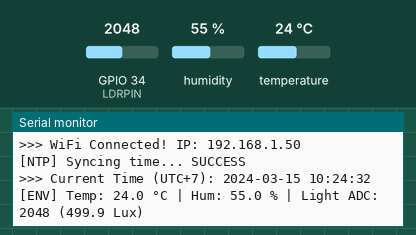
This sketch was run on a simulated ESP32. Shown: the last lines printed to the serial monitor. Inputs (shaded band) come from the test bench; at power-on: humidity 55 %, GPIO 34 (LDRPIN) = 2048, temperature 24 °C. WiFi joins after 1.5 s; servers stay silent unless stated; the local clock reads 2024-03-15 10:24:30 at power-on unless the sketch sets it; random numbers use the default seed unless the sketch sets one; no MQTT or app messages arrive unless stated.

Above: at 4.7 s.
4.8 s: humidity set to 22 %
At 5.4 s:
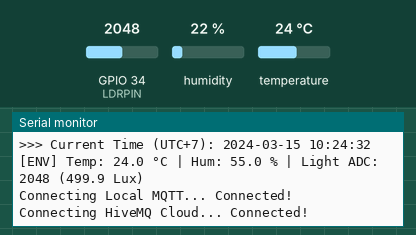
7.2 s: GPIO 34 (LDRPIN) set to 2866
At 9.0 s:
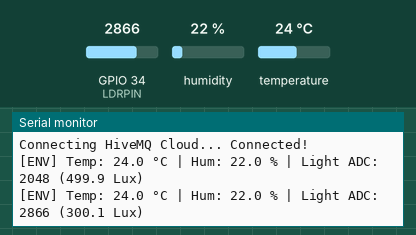
9.6 s: temperature set to 12 °C
At 10.2 s:
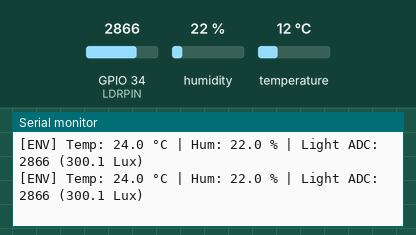
12.0 s: GPIO 34 (LDRPIN) set to 3603
At 14.2 s:
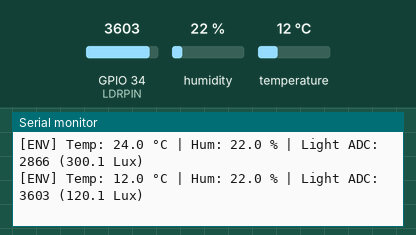
14.4 s: humidity set to 40 %
At 16.3 s:
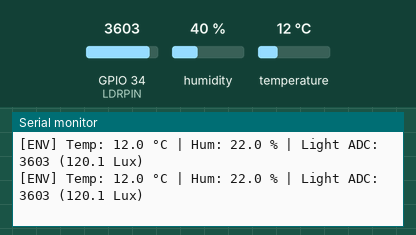
Timing chart, 0 to 17.8 s (numbered marks = the images above; inputs shaded):
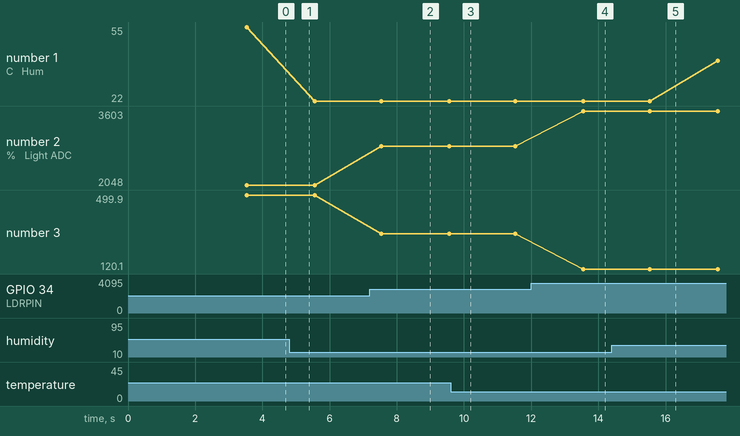

Measured:
- after the input at 7.2 s, the serial monitor: prints a new line after 0.33 s (image 2)
- after the input at 12.0 s, the serial monitor: prints a new line after 1.6 s (image 4)
- plotted number 1: 55 → 22 after the input at 4.8 s, 22 → 40 after the input at 14.4 s
- plotted number 2: 2048 → 2866 after the input at 7.2 s, 2866 → 3603 after the input at 12.0 s
- plotted number 3: 499.9 → 300.1 after the input at 7.2 s, 300.1 → 120.1 after the input at 12.0 s

The sketch:

iot_sensor.ino
```cpp
#include <WiFi.h>
#include <WiFiManager.h>
#include <WiFiClientSecure.h>
#include <PubSubClient.h>
#include <DHT.h>
#include <PZEM004Tv30.h>
#include <time.h>
#include "secrets.h"

// ==========================================
// 1. CONFIGURATION & PINS
// ==========================================
#define DHTPIN       4
#define DHTTYPE      DHT11
#define LDRPIN       34
#define PZEM_RX_PIN  16
#define PZEM_TX_PIN  17

// true = จำลองค่า PZEM (ทดสอบ), false = อ่านค่า PZEM จริง
#define USE_MOCK_PZEM false

// Local MQTT Broker
const char* LOCAL_MQTT_SERVER = "192.168.1.9";
const int   LOCAL_MQTT_PORT   = 1883;
const char* LOCAL_TOPIC       = "iot/sensor";

// NTP / Timezone (UTC+7)
const long  GMT_OFFSET_SEC = 7 * 3600;

// ==========================================
// 2. OBJECTS & GLOBALS
// ==========================================
DHT dht(DHTPIN, DHTTYPE);
HardwareSerial pzemSerial(2);

PZEM004Tv30 pzem1(pzemSerial, PZEM_RX_PIN, PZEM_TX_PIN, 0x01);
PZEM004Tv30 pzem2(pzemSerial, PZEM_RX_PIN, PZEM_TX_PIN, 0x02);
PZEM004Tv30 pzem3(pzemSerial, PZEM_RX_PIN, PZEM_TX_PIN, 0x03);

WiFiClient espLocalClient;
PubSubClient localMqtt(espLocalClient);

WiFiClientSecure espCloudClient;
PubSubClient cloudMqtt(espCloudClient);

// Sensor variables (NAN = ไม่มีข้อมูลที่ใช้ได้)
float temperature = NAN;
float humidity    = NAN;
int   lightADC    = 0;
float lightLux    = 0.0;
uint8_t dhtFailCount = 0;

// Timers
unsigned long lastSensorRead = 0;
unsigned long lastLocalPub   = 0;
unsigned long lastCloudPub   = 0;
unsigned long lastLocalTry   = 0;
unsigned long lastCloudTry   = 0;

const unsigned long readInterval      = 2000;
const unsigned long localInterval     = 60000;
const unsigned long cloudInterval     = 60000;
const unsigned long reconnectInterval = 5000;  // ลองต่อ MQTT ใหม่ทุก 5 วินาที (ไม่บล็อกทุก loop)

// ==========================================
// 3. HELPER FUNCTIONS
// ==========================================

// ADC (inverted: 4095 = มืด) -> Lux แบบประมาณการ ควร calibrate กับ lux meter
float adcToLux(int adcVal) {
  if (adcVal >= 4090) return 0.0;
  float lux = ((4095.0 - adcVal) / 4095.0) * 1000.0;
  return (lux < 0.0) ? 0.0 : lux;
}

bool timeValid() {
  return time(nullptr) > 1700000000;
}

// ซิงก์เวลาด้วย NTP (ทำงานเบื้องหลังต่อเนื่องหลังเรียก configTime)
bool syncTimeNTP(uint32_t timeoutMs = 10000) {
  Serial.print("[NTP] Syncing time... ");
  configTime(GMT_OFFSET_SEC, 0, "pool.ntp.org", "time.google.com", "time.windows.com");
  uint32_t start = millis();
  while (!timeValid() && millis() - start < timeoutMs) delay(200);
  if (timeValid()) {
    Serial.println("SUCCESS");
    return true;
  }
  Serial.println("FAILED (will keep retrying in background)");
  return false;
}

String tsYMD_HMS() {
  struct tm timeinfo;
  if (!timeValid() || !getLocalTime(&timeinfo, 100)) return "";
  char buf[25];
  strftime(buf, sizeof(buf), "%Y-%m-%d %H:%M:%S", &timeinfo);
  return String(buf);
}

String jsonNum(float v, int decimals) {
  return isnan(v) ? String("null") : String(v, decimals);
}

void updateEnvironmentalSensors() {
  float t = dht.readTemperature();
  float h = dht.readHumidity();

  if (isnan(t) || isnan(h)) {
    // ถ้าอ่านพลาดติดกัน 5 ครั้ง ถือว่าเซ็นเซอร์มีปัญหา ไม่ใช้ค่าเก่าค้าง
    if (++dhtFailCount >= 5) { temperature = NAN; humidity = NAN; }
  } else {
    dhtFailCount = 0;
    temperature = t;
    humidity = h;
  }

  lightADC = analogRead(LDRPIN);
  lightLux = adcToLux(lightADC);
}

// ==========================================
// 4. MQTT
// ==========================================
void reconnectLocalMQTT() {
  Serial.print("Connecting Local MQTT... ");
  if (localMqtt.connect("ESP32_Local_Env")) {
    Serial.println("Connected!");
  } else {
    Serial.printf("Failed (rc=%d)\n", localMqtt.state());
  }
}

void reconnectCloudMQTT() {
  Serial.print("Connecting HiveMQ Cloud... ");
  // client id ไม่ซ้ำกันในแต่ละบอร์ด
  String clientId = "ESP32_PZEM_Hub_" + String((uint32_t)ESP.getEfuseMac(), HEX);
  if (cloudMqtt.connect(clientId.c_str(), CLOUD_MQTT_USER, CLOUD_MQTT_PASS)) {
    Serial.println("Connected!");
  } else {
    Serial.printf("Failed (rc=%d)\n", cloudMqtt.state());
  }
}

// ค่าที่อ่านไม่ได้ (NaN) ส่งเป็น -1 เหมือนโค้ดเดิม เพื่อให้ HTML เดิมใช้ได้
void publishCloudNumber(uint8_t id, const char* metric, float val) {
  if (isnan(val)) val = -1.0;
  char topic[100];
  snprintf(topic, sizeof(topic), "ku/engineering/power3phase/data/%u/%s", id, metric);
  char buf[32];
  dtostrf(val, 1, 3, buf);
  cloudMqtt.publish(topic, buf);
}

void publishCloudTimestamp(uint8_t id, const String& ts) {
  char topic[100];
  snprintf(topic, sizeof(topic), "ku/engineering/power3phase/data/%u/timestamp", id);
  cloudMqtt.publish(topic, ts.c_str());
}

void readAndSendPZEM(PZEM004Tv30& p, uint8_t id, const String& ts) {
  float v, i, w, e;  // e ส่งค่าตามที่ไลบรารีให้ (kWh) เหมือนโค้ดเดิม ไม่แปลงหน่วย

  if (USE_MOCK_PZEM) {
    static float mockEnergy[4] = {0, 160.75, 171.25, 181.75};
    v = 220.0 + (random(-30, 30) / 10.0);
    i = 1.000 + (random(0, 4000) / 1000.0);
    w = v * i * 0.95;
    mockEnergy[id] += (w / 1000.0) * (cloudInterval / 3600000.0);  // สะสมตามเวลาจริง
    e = mockEnergy[id];
    Serial.printf("[MOCK] PZEM%u -> V=%.2f I=%.3f P=%.1f E=%.3f\n", id, v, i, w, e);
  } else {
    v = p.voltage(); delay(60);
    i = p.current(); delay(60);
    w = p.power();   delay(60);
    e = p.energy();  delay(60);
    Serial.printf("[REAL] PZEM%u -> V=%.2f I=%.3f P=%.1f E=%.3f\n",
                  id, isnan(v)?-1:v, isnan(i)?-1:i, isnan(w)?-1:w, isnan(e)?-1:e);
  }

  publishCloudTimestamp(id, ts);
  publishCloudNumber(id, "volt", v);
  publishCloudNumber(id, "amp", i);
  publishCloudNumber(id, "watt", w);
  publishCloudNumber(id, "energy_wh", e);
}

// ==========================================
// 5. SETUP
// ==========================================
void setup() {
  Serial.begin(115200);
  delay(1000);
  Serial.println("\n=== ESP32 Multi-Node IoT Hub Starting ===");
  Serial.println(USE_MOCK_PZEM ? ">>> MODE: MOCK PZEM" : ">>> MODE: REAL PZEM");

  dht.begin();
  pinMode(LDRPIN, INPUT);

  WiFi.setAutoReconnect(true);
  WiFiManager wm;
  wm.setConfigPortalTimeout(180);
  if (!wm.autoConnect("PZEM-Setup")) {
    Serial.println("Failed to connect Wi-Fi, restarting...");
    ESP.restart();
  }
  Serial.print(">>> WiFi Connected! IP: ");
  Serial.println(WiFi.localIP());

  syncTimeNTP();
  Serial.print(">>> Current Time (UTC+7): ");
  Serial.println(tsYMD_HMS());

  delay(1000);
  updateEnvironmentalSensors();

  localMqtt.setServer(LOCAL_MQTT_SERVER, LOCAL_MQTT_PORT);

  // หมายเหตุ: setInsecure() ไม่ตรวจสอบ certificate ของ server
  // ถ้าต้องการความปลอดภัยเต็มที่ ใช้ espCloudClient.setCACert(<ISRG Root X1>) แทน
  espCloudClient.setInsecure();
  cloudMqtt.setServer(CLOUD_MQTT_SERVER, CLOUD_MQTT_PORT);
  cloudMqtt.setKeepAlive(30);
}

// ==========================================
// 6. MAIN LOOP
// ==========================================
void loop() {
  unsigned long now = millis();

  // ต่อ MQTT ใหม่แบบจำกัดความถี่ (ไม่บล็อก loop ทุกรอบ)
  if (WiFi.status() == WL_CONNECTED) {
    if (!localMqtt.connected() && now - lastLocalTry >= reconnectInterval) {
      lastLocalTry = now;
      reconnectLocalMQTT();
    }
    if (!cloudMqtt.connected() && now - lastCloudTry >= reconnectInterval) {
      lastCloudTry = now;
      reconnectCloudMQTT();
    }
  }
  localMqtt.loop();
  cloudMqtt.loop();

  // Task A: อ่านเซ็นเซอร์ทุก 2 วินาที
  if (now - lastSensorRead >= readInterval) {
    lastSensorRead = now;
    updateEnvironmentalSensors();
    Serial.printf("[ENV] Temp: %s °C | Hum: %s %% | Light ADC: %d (%.1f Lux)\n",
                  jsonNum(temperature, 1).c_str(), jsonNum(humidity, 1).c_str(),
                  lightADC, lightLux);
  }

  // Task B: ส่งค่าสภาพแวดล้อมเข้า Local MQTT ทุก 1 นาที (ค่าที่อ่านไม่ได้ส่งเป็น null)
  if (now - lastLocalPub >= localInterval) {
    lastLocalPub = now;
    if (localMqtt.connected()) {
      String payload = "{\"temperature\":" + String(isnan(temperature) ? -1.0f : temperature, 1) +
                       ",\"humidity\":"    + String(isnan(humidity) ? -1.0f : humidity, 1) +
                       ",\"light\":"       + String(lightLux, 1) + "}";
      localMqtt.publish(LOCAL_TOPIC, payload.c_str());
      Serial.println(">>> Published to Local MQTT OK");
    } else {
      Serial.println(">>> Local MQTT Publish Skipped: Disconnected");
    }
  }

  // Task C: ส่งข้อมูลไฟฟ้า 3 เฟสเข้า HiveMQ Cloud ทุก 1 นาที
  if (now - lastCloudPub >= cloudInterval) {
    lastCloudPub = now;
    String ts = tsYMD_HMS();

    if (ts.length() == 0) {
      Serial.println(">>> Cloud Publish Skipped: เวลายังไม่ซิงก์ (กัน timestamp 1970)");
    } else if (!cloudMqtt.connected()) {
      Serial.println(">>> Cloud Publish Skipped: Disconnected");
    } else {
      Serial.printf("\n[%s] Periodic Cloud Publish...\n", ts.c_str());
      readAndSendPZEM(pzem1, 1, ts);
      readAndSendPZEM(pzem2, 2, ts);
      readAndSendPZEM(pzem3, 3, ts);
      Serial.println(">>> HiveMQ Cloud Publish Complete!\n");
    }
  }
}
```

secrets.h
```cpp
#pragma once
// อย่า commit ไฟล์นี้ขึ้น GitHub (เพิ่ม secrets.h ใน .gitignore)
// และควรเปลี่ยนรหัสผ่านใน HiveMQ เพราะรหัสเดิมเคยถูกเผยแพร่แล้ว

#define CLOUD_MQTT_SERVER "b1846ae35bad4e6f83b3e0bf47e1e724.s1.eu.hivemq.cloud"
#define CLOUD_MQTT_PORT   8883
#define CLOUD_MQTT_USER   "esp32_pzem01"
#define CLOUD_MQTT_PASS   "1qazxsw2"
```
